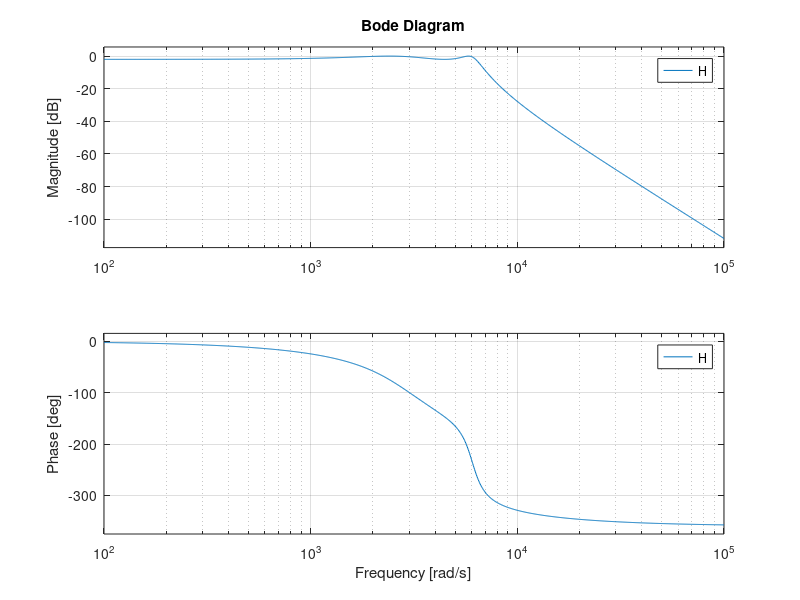

MATLAB code to generate this figure:
clear all;close all;

N = 4;
Rp = 2;
Fp = 1000;

Wp = 2*pi*Fp; % find omega

[num,den] =	cheby1(N,Rp,Wp,'s'); % find numerator and denominator

H= tf(num,den);%find transfer function

figure;
bode(H);
grid on